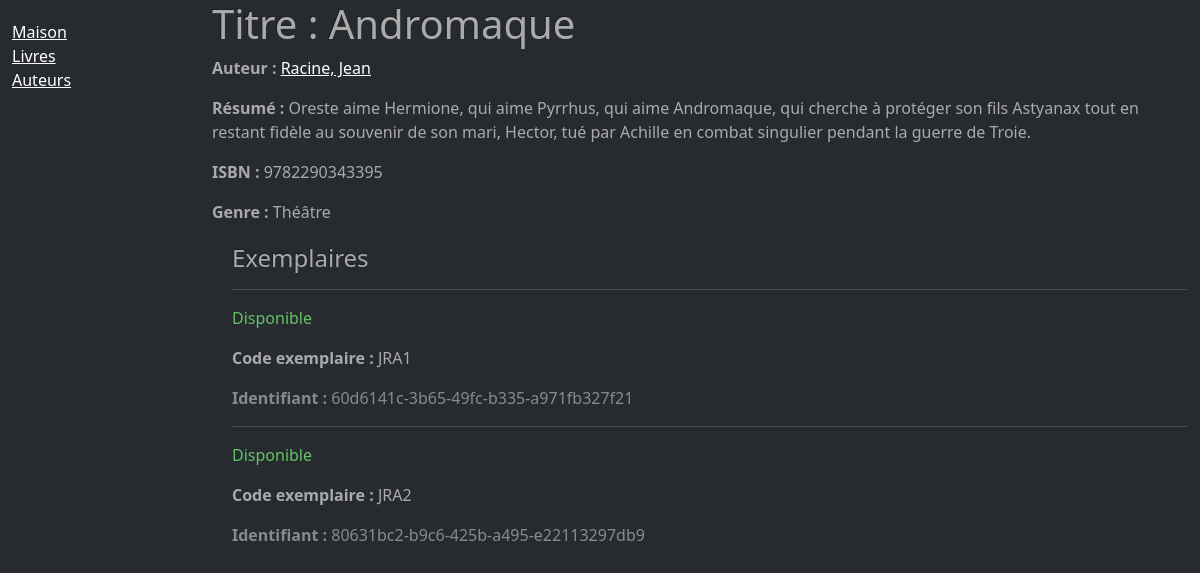
/catalog/book/1, run on the app's committed database.
### catalog/models.py (models this page shows, shortened)
class Book(models.Model):
  title = models.CharField(max_length=200)
  author = models.ForeignKey('Author', on_delete=models.SET_NULL, null=True)
  summary = models.TextField(max_length=1000, help_text='Entrez une brève description de l\'ouvrage.')
  isbn = models.CharField(
    'ISBN',
    max_length=13,
    help_text='N° ISBN à 13 caractères. <a href="https://www.isbn-international.org/content/what-isbn">ISBN</a>'
  )
  genre = models.ManyToManyField(Genre, help_text='Sélectionner un genre pour ce livre.')
  class Meta:
    ordering = ['author', 'title']

class Author(models.Model):
  first_name = models.CharField(max_length=100)
  last_name = models.CharField(max_length=100)
  date_of_birth = models.DateField(null=True, blank=True)
  date_of_death = models.DateField('Died', null=True, blank=True)
  class Meta:
    ordering = ['last_name', 'first_name']
  def __str__(self):
    return f'{self.last_name}, {self.first_name}'

class Genre(models.Model):
  name = models.CharField(max_length=200, help_text='Entrez un genre littéraire (ex: Science fiction.)')
  class Meta:
    ordering = ['name']
  def __str__(self):
    return self.name

class BookInstance(models.Model):
  id = models.UUIDField(primary_key=True, default=uuid.uuid4, help_text='Identifiant unique pour ce livre à la bibliothèque.')
  book = models.ForeignKey('Book', on_delete=models.SET_NULL, null=True)
  imprint = models.CharField(max_length=200)
  due_back = models.DateField(null=True, blank=True)
  LOAN_STATUS = (
    ('m', 'Maintenance'),
    ('p', 'Prêté'),
    ('d', 'Disponible'),
    ('r', 'Réservé'),
  )
  status = models.CharField(
    max_length=1,
    choices=LOAN_STATUS,
    blank=True,
    default='m',
    help_text='Disponibilité du livre.'
  )
  class Meta:
    ordering = ['due_back']

### catalog/views.py (the view)
# urls.py: path('book/<int:pk>', views.BookDetailView.as_view(), name='book-detail')
class BookDetailView(generic.DetailView):
  model = Book

### catalog/templates/catalog/book_detail.html (shortened to what this page needs)
{% extends 'catalog/base_generic.html' %}
{% block content %}
  <h1>Titre : {{ book.title }}</h1>
  <p><strong>Auteur :</strong> <a href="#">{{ book.author }}</a></p>
  <p><strong>Résumé :</strong> {{ book.summary }}</p>
  <p><strong>ISBN :</strong> {{ book.isbn }}</p>
  <p><strong>Genre :</strong> {{ book.genre.all|join:", " }}</p>
  <div style="margin-left: 20px; margin-top: 20px">
    <h4>Exemplaires</h4>
    {% for copy in book.bookinstance_set.all %}
    <hr>
    <p class="{% if copy.status == 'd' %}text-success{% elif copy.status == 'm' %}text-danger{% else %}text-warning{% endif %}">
      {{ copy.get_status_display }}
    </p>
    <p><strong>Code exemplaire :</strong> {{ copy.imprint }}</p>
    <p class="text-muted"><strong>Identifiant :</strong> {{ copy.id }}</p>
    {% endfor %}
  </div>
{% endblock %}

### data on the page
Book: author "Racine, Jean", summary "Oreste aime Hermione, qui aime Pyrrhus, qui aime Andromaque, qui cherche à protéger son fils Astyanax tout en restant fidèle au souvenir de son mari, Hector, tué par Achille en combat singulier pendant la guerre de Troie.", isbn "9782290343395", genre.all "Théâtre"
BookInstance: status "Disponible", imprint "JRA1", id "60d6141c-3b65-49fc-b335-a971fb327f21"
BookInstance: status "Disponible", imprint "JRA2", id "80631bc2-b9c6-425b-a495-e22113297db9"
